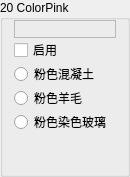
                 <widget class="QGroupBox" name="Base20">
                  <property name="sizePolicy">
                   <sizepolicy hsizetype="Fixed" vsizetype="Preferred">
                    <horstretch>0</horstretch>
                    <verstretch>0</verstretch>
                   </sizepolicy>
                  </property>
                  <property name="minimumSize">
                   <size>
                    <width>130</width>
                    <height>0</height>
                   </size>
                  </property>
                  <property name="maximumSize">
                   <size>
                    <width>130</width>
                    <height>16777215</height>
                   </size>
                  </property>
                  <property name="autoFillBackground">
                   <bool>true</bool>
                  </property>
                  <property name="title">
                   <string>20 ColorPink</string>
                  </property>
                  <property name="flat">
                   <bool>false</bool>
                  </property>
                  <layout class="QVBoxLayout" name="verticalLayout_22">
                   <property name="spacing">
                    <number>0</number>
                   </property>
                   <property name="topMargin">
                    <number>0</number>
                   </property>
                   <property name="bottomMargin">
                    <number>0</number>
                   </property>
                   <item>
                    <widget class="QLabel" name="Color20">
                     <property name="font">
                      <font>
                       <family>微软雅黑</family>
                       <pointsize>9</pointsize>
                      </font>
                     </property>
                     <property name="frameShape">
                      <enum>QFrame::StyledPanel</enum>
                     </property>
                     <property name="text">
                      <string/>
                     </property>
                    </widget>
                   </item>
                   <item>
                    <widget class="QCheckBox" name="Enable20">
                     <property name="text">
                      <string>启用</string>
                     </property>
                    </widget>
                   </item>
                   <item>
                    <widget class="QRadioButton" name="is20Concrete">
                     <property name="text">
                      <string>粉色混凝土</string>
                     </property>
                     <property name="icon">
                      <iconset resource="../BlockTextures.qrc">
                       <normaloff>:/new/Textures/Slope/block/pink_concrete.png</normaloff>:/new/Textures/Slope/block/pink_concrete.png</iconset>
                     </property>
                    </widget>
                   </item>
                   <item>
                    <widget class="QRadioButton" name="is20Wool">
                     <property name="text">
                      <string>粉色羊毛</string>
                     </property>
                     <property name="icon">
                      <iconset resource="../BlockTextures.qrc">
                       <normaloff>:/new/Textures/Slope/block/pink_wool.png</normaloff>:/new/Textures/Slope/block/pink_wool.png</iconset>
                     </property>
                    </widget>
                   </item>
                   <item>
                    <widget class="QRadioButton" name="is20StainedGlass">
                     <property name="text">
                      <string>粉色染色玻璃</string>
                     </property>
                     <property name="icon">
                      <iconset resource="../BlockTextures.qrc">
                       <normaloff>:/new/Textures/Slope/block/pink_stained_glass.png</normaloff>:/new/Textures/Slope/block/pink_stained_glass.png</iconset>
                     </property>
                    </widget>
                   </item>
                   <item>
                    <spacer name="verticalSpacer_19">
                     <property name="orientation">
                      <enum>Qt::Vertical</enum>
                     </property>
                     <property name="sizeHint" stdset="0">
                      <size>
                       <width>20</width>
                       <height>40</height>
                      </size>
                     </property>
                    </spacer>
                   </item>
                  </layout>
                 </widget>
